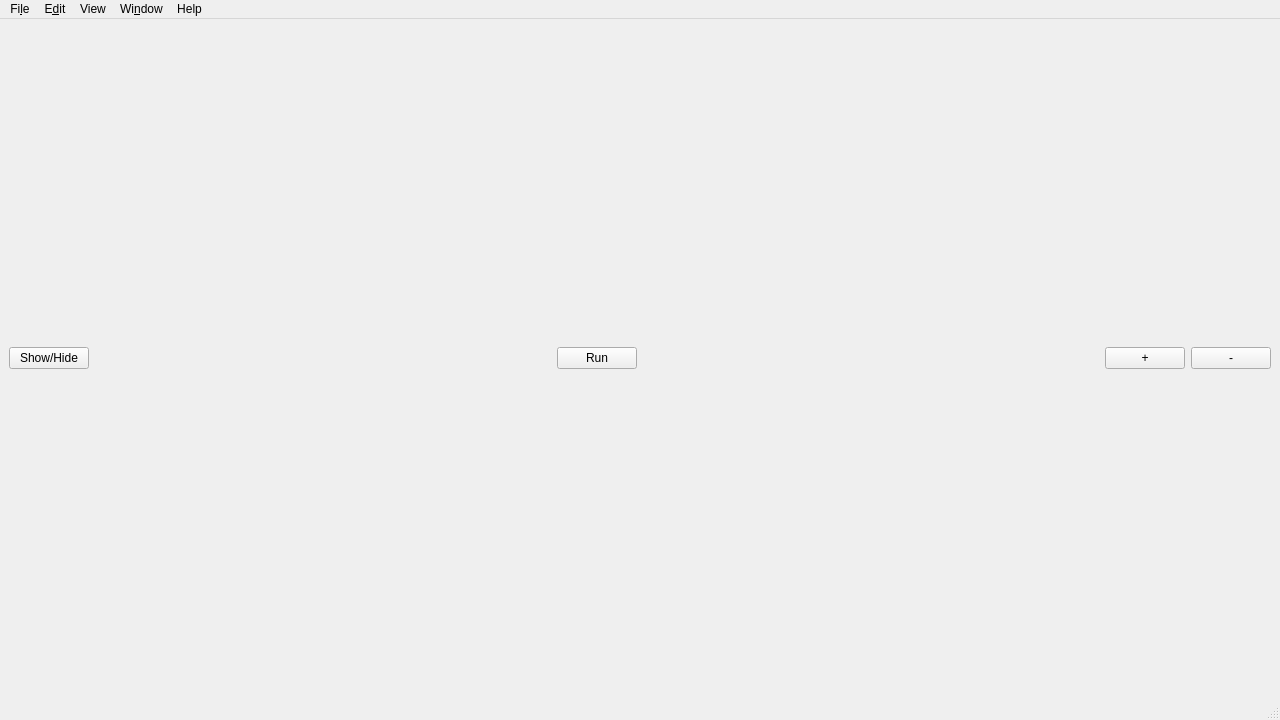
<?xml version="1.0" encoding="UTF-8"?>
<ui version="4.0">
 <class>br_widgets::mainwindow</class>
 <widget class="QMainWindow" name="br_widgets::mainwindow">
  <property name="geometry">
   <rect>
    <x>0</x>
    <y>0</y>
    <width>1280</width>
    <height>720</height>
   </rect>
  </property>
  <property name="windowTitle">
   <string>mainwindow</string>
  </property>
  <widget class="QWidget" name="centralwidget">
   <layout class="QGridLayout" name="gridLayout">
    <item row="0" column="0">
     <layout class="QHBoxLayout" name="hloTop">
      <item>
       <widget class="QPushButton" name="btnShowHideRules">
        <property name="text">
         <string>Show/Hide</string>
        </property>
       </widget>
      </item>
      <item>
       <spacer name="horizontalSpacer">
        <property name="orientation">
         <enum>Qt::Orientation::Horizontal</enum>
        </property>
        <property name="sizeHint" stdset="0">
         <size>
          <width>40</width>
          <height>20</height>
         </size>
        </property>
       </spacer>
      </item>
      <item>
       <widget class="QPushButton" name="btnRun">
        <property name="text">
         <string>Run</string>
        </property>
       </widget>
      </item>
      <item>
       <spacer name="horizontalSpacer_2">
        <property name="orientation">
         <enum>Qt::Orientation::Horizontal</enum>
        </property>
        <property name="sizeHint" stdset="0">
         <size>
          <width>40</width>
          <height>20</height>
         </size>
        </property>
       </spacer>
      </item>
      <item>
       <layout class="QHBoxLayout" name="bgpFileOp">
        <item>
         <widget class="QPushButton" name="btnAddFile">
          <property name="text">
           <string>+</string>
          </property>
         </widget>
        </item>
        <item>
         <widget class="QPushButton" name="btnRemoveFile">
          <property name="text">
           <string>-</string>
          </property>
         </widget>
        </item>
       </layout>
      </item>
     </layout>
    </item>
   </layout>
  </widget>
  <widget class="QMenuBar" name="menubar">
   <property name="geometry">
    <rect>
     <x>0</x>
     <y>0</y>
     <width>1280</width>
     <height>30</height>
    </rect>
   </property>
   <widget class="QMenu" name="menuFile">
    <property name="title">
     <string>Fi&amp;le</string>
    </property>
   </widget>
   <widget class="QMenu" name="menuEdit">
    <property name="title">
     <string>E&amp;dit</string>
    </property>
   </widget>
   <widget class="QMenu" name="menuView">
    <property name="title">
     <string>View</string>
    </property>
   </widget>
   <widget class="QMenu" name="menuWindow">
    <property name="title">
     <string>Wi&amp;ndow</string>
    </property>
   </widget>
   <widget class="QMenu" name="menuHelp">
    <property name="title">
     <string>Help</string>
    </property>
   </widget>
   <addaction name="menuFile"/>
   <addaction name="menuEdit"/>
   <addaction name="menuView"/>
   <addaction name="menuWindow"/>
   <addaction name="menuHelp"/>
  </widget>
  <widget class="QStatusBar" name="statusbar"/>
 </widget>
 <resources/>
 <connections/>
</ui>
